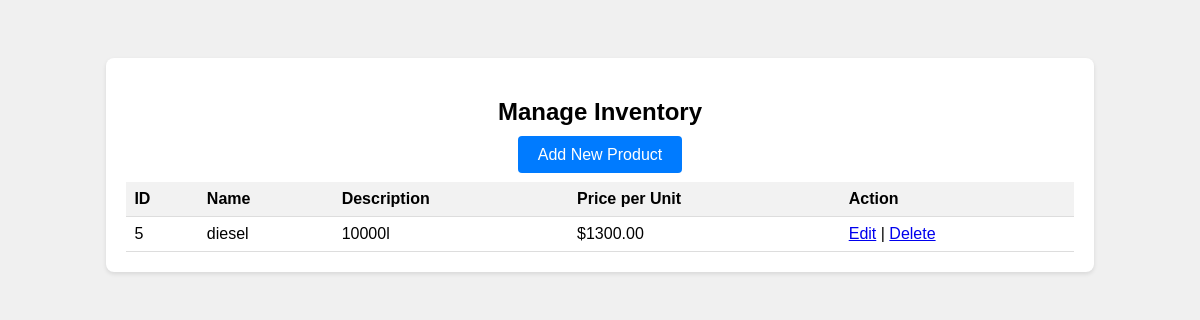
Page /W.T/manage_inventory.php on the committed database.
### tables this page shows
CREATE TABLE `product` (
  `product_id` int(11) NOT NULL,
  `product_name` varchar(100) DEFAULT NULL,
  `description` varchar(255) DEFAULT NULL,
  `price_per_unit` decimal(10,2) DEFAULT NULL
);

### W.T/manage_inventory.php (the view, shortened to what this page needs)
<?php
$servername = "localhost";
$username = "root";
$password = "";
$database = "petrol_sales";
function connectDatabase() {
    global $servername, $username, $password, $database;
    $conn = mysqli_connect($servername, $username, $password, $database);
    return $conn;
}
function getAllProducts() {
    $conn = connectDatabase();
    $sql = "SELECT * FROM product";
    $result = mysqli_query($conn, $sql);
    $products = array();
    if ($result && mysqli_num_rows($result) > 0) {
        while($row = mysqli_fetch_assoc($result)) {
            $products[] = $row;
        }
    }
    return $products;
}
?>
<!DOCTYPE html>
<html lang="en">
<head>
</head>
<body>
    <div class="container">
        <h2>Manage Inventory</h2>
        <a class="button" href="add_product.php">Add New Product</a>
        <br><br>
        <table>
            <tr>
                <th>ID</th>
                <th>Name</th>
                <th>Description</th>
                <th>Price per Unit</th>
                <th>Action</th>
            </tr>
            <?php
            $products = getAllProducts();
            if (!empty($products)) {
                foreach ($products as $product) {
                    echo "<tr>";
                    echo "<td>" . $product["product_id"] . "</td>";
                    echo "<td>" . $product["product_name"] . "</td>";
                    echo "<td>" . $product["description"] . "</td>";
                    echo "<td>$" . $product["price_per_unit"] . "</td>";
                    echo "<td><a href='edit_product.php?id=" . $product["product_id"] . "'>Edit</a> | <a href='?action=delete&id=" . $product["product_id"] . "' onclick='return confirm(\"Are you sure you want to delete this product?\")'>Delete</a></td>";
                    echo "</tr>";
                }
            } else {
                echo "<tr><td colspan='5'>No products found</td></tr>";
            }
            ?>
        </table>
    </div>
</body>
</html>

### W.T/manage_inventory.php (style rules this page uses)
body { font-family: Arial, sans-serif; background-color: #f0f0f0; text-align: center; padding-top: 50px; }
.container { width: 80%; margin: 0 auto; background-color: #fff; padding: 20px; border-radius: 8px; box-shadow: 0 2px 4px rgba(0, 0, 0, 0.1); }
table { width: 100%; border-collapse: collapse; }
th, td { padding: 8px; text-align: left; border-bottom: 1px solid #ddd; }
th { background-color: #f2f2f2; }
.button { background-color: #007bff; color: #fff; border: none; padding: 10px 20px; border-radius: 4px; cursor: pointer; text-decoration: none; }

### rows in the picture
product: product_id "5", product_name "diesel", description "10000l", price_per_unit "1300.00"
